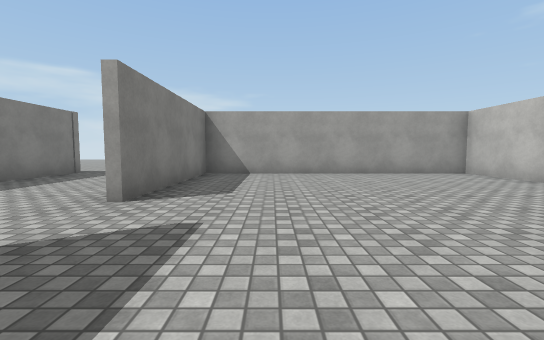
view 1 (above)

17 first-person views from a walk through a 3-D level made in the Unity game engine. The camera is 1.2 m above the floor, tilts 4° down and sees 90° across. The floor is counted in squares, 2 m on a side. Each view is taken from the middle of a square. On the plan, view 1 faces up. The plan holds only what a view shows up to about 9 squares ahead; the rest is blank. Surface patterns are stand-ins for the level's own textures.

view 2
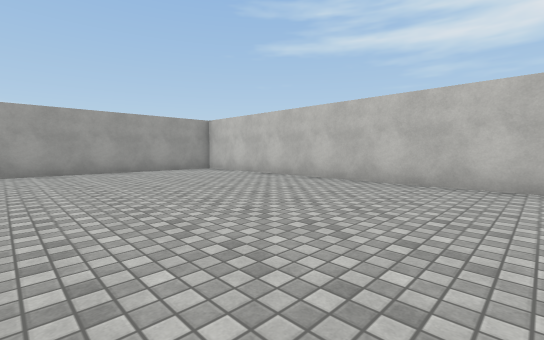

view 3
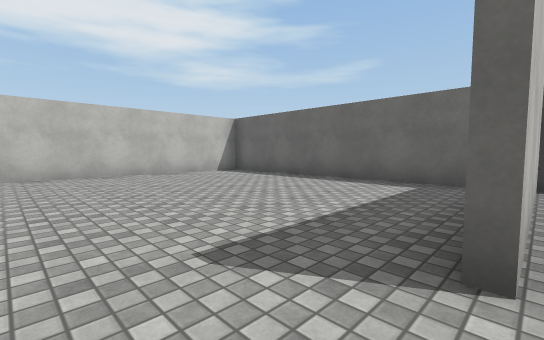

view 4
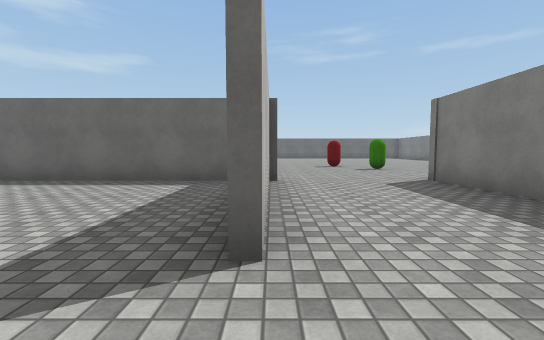

view 5
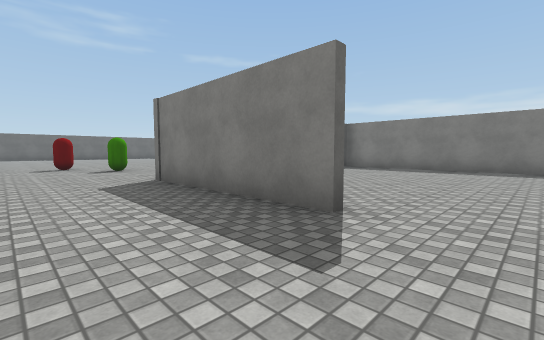

view 6
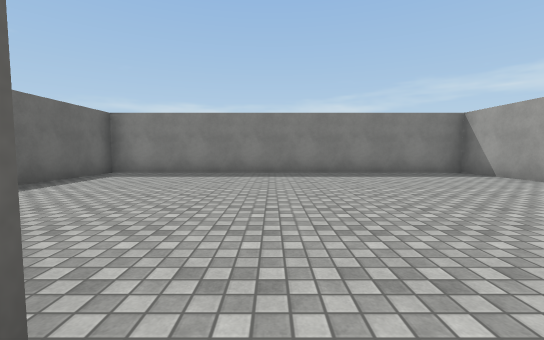

view 7
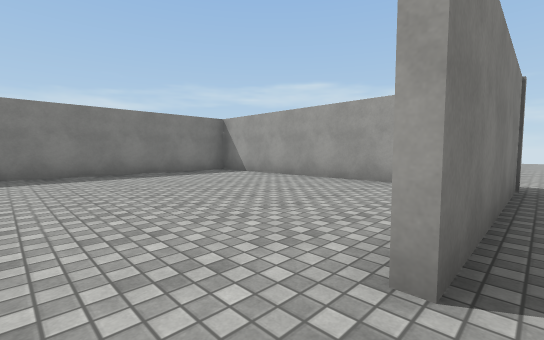

view 8
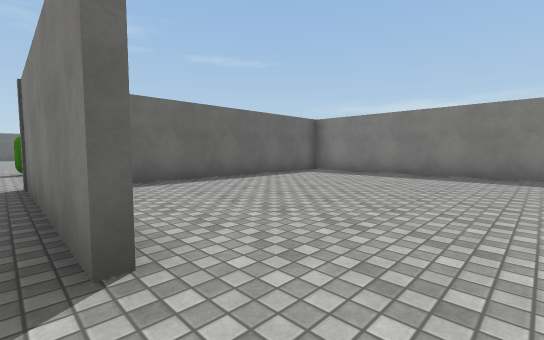

view 9
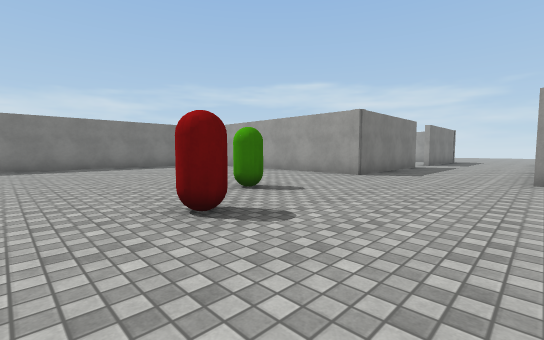

view 10
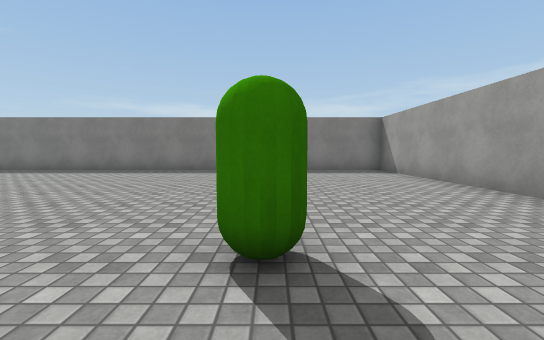

view 11
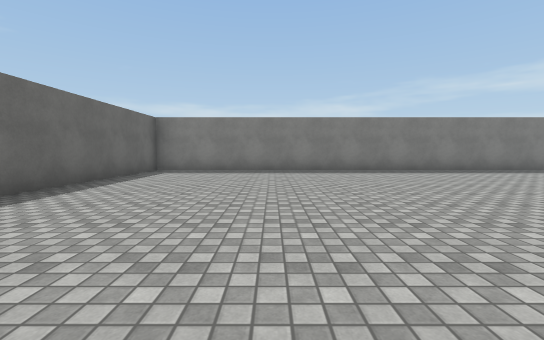

view 12
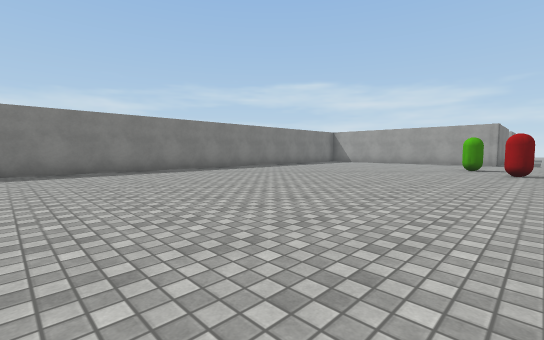

view 13
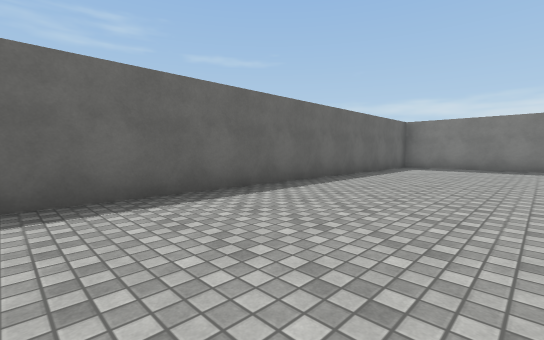

view 14
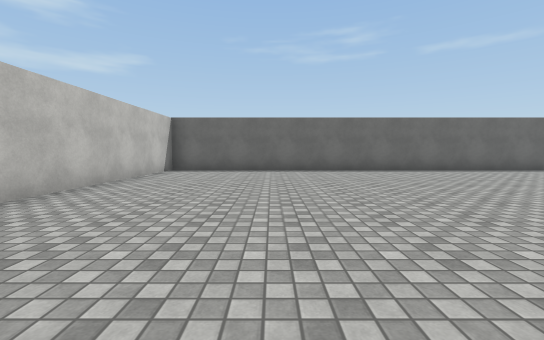

view 15
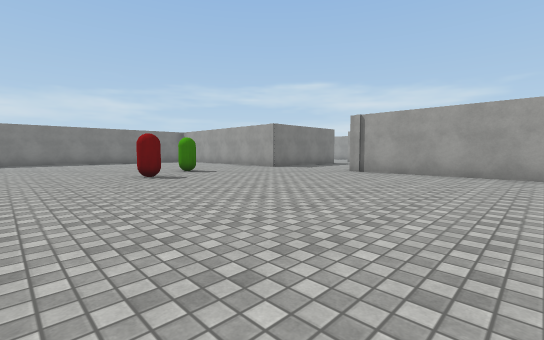

view 16
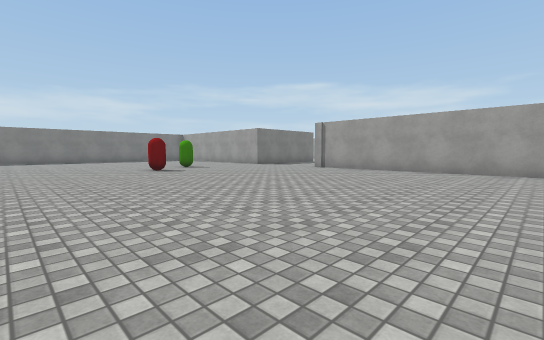

view 17
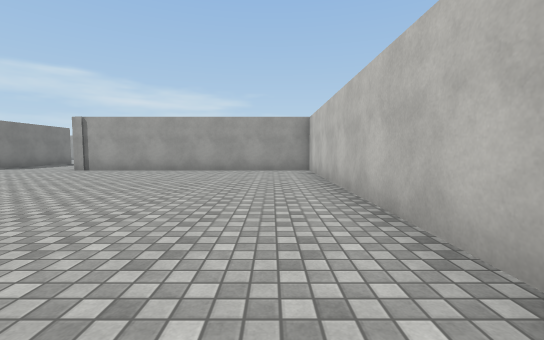

### Floor plan
Points are (right, up) in squares from view 1. A wall is a line through its corners. A room is listed if a view was taken in it or the views show most of it. See-through windows are left out.
Room 1 (views 1, 2)
walls: (-1.1, -2.4) (5.2, -2.4) (5.2, 7.2) (-1.8, 7.2) (-1.8, 3.1)
ways out: opening at (-2, 2.5) to room 2
Room 2 (views 3, 4, 5, 6, 7, 8)
walls: (-1.9, -2.6) (-1.9, 1.6); (-5.3, 1.6) (-5.3, -2.6); (-5.3, 7.5) (-5.3, 3.1)
ways out: opening at (-2, 2.5) to room 1; opening at (-3.5, -2) to room 3; opening at (-5, 2.5) to room 4
Room 3 (views 9, 10, 11, 12, 13, 14, 15, 16, 17)
walls: (-5.3, -2.6) (-12.5, -2.6); (5.2, -10) (5.2, -2.6) (-1.9, -2.6); (-12.5, -6.6) (-12.5, -19.6) (5.2, -19.6) (5.2, -14.1); (-12.5, -1.9) (-12.5, -4.9)
ways out: opening at (-3.5, -2) to room 2
objects: green capsule (-5, -6); red capsule (-4, -8)
Room 4 (no view inside)
walls: (-7, 7.2) (-12.5, 7.2) (-12.5, -1.9); (-12.6, -2.4) (-6.6, -2.4)
ways out: opening at (-5, 2.5) to room 2

Positions as (right, up) in squares from view 1, and headings:
1: (0, 0), facing up
2: (0, -1), facing up-right
3: (-2, 3), facing down-right
4: (-2, 3), facing down
5: (-3, 3), facing down-left
6: (-5, 2), facing left
7: (-5, 2), facing up-left
8: (-5, 3), facing down-left
9: (-2, -9), facing up-left
10: (-4, -6), facing left
11: (-4, -16), facing left
12: (-4, -16), facing up-left
13: (-2, -16), facing down-left
14: (2, -11), facing down
15: (2, -10), facing up-left
16: (4, -11), facing up-left
17: (4, -11), facing up
